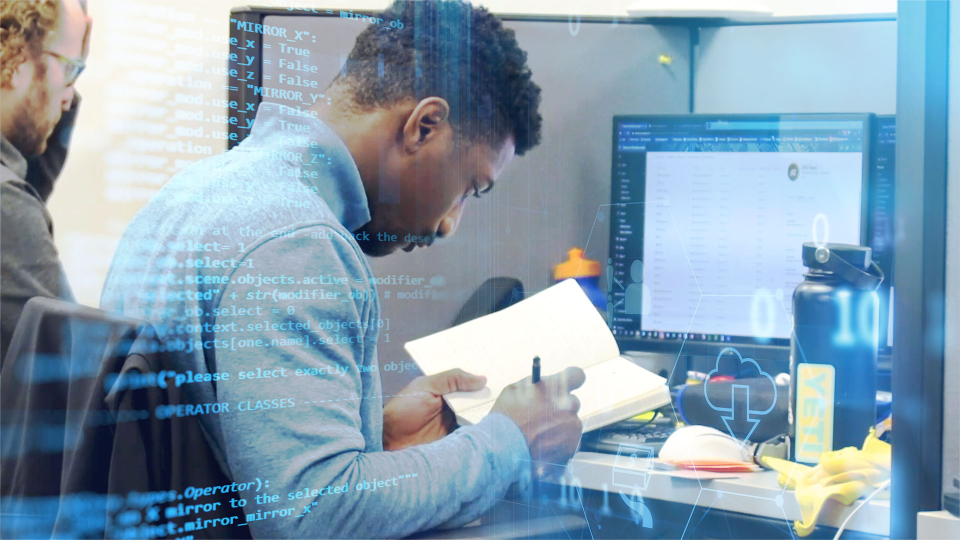
#> input picture data/uploads/019.jpg, 1920 x 1080 px (shown at 1/2 size); its folder holds only this picture in this run
$ python -i images.py   (imports and definitions only)
#> lines starting #> are read from the running program, lines starting #| are printed output that depends on the picture
### imagecb/config.py
"""Environment-driven configuration.

Loaded once at import time. All paths are resolved to absolute paths so
modules don't depend on the process working directory.
"""

from __future__ import annotations

import os
from dataclasses import dataclass, field
from pathlib import Path
from typing import Optional

from dotenv import load_dotenv

load_dotenv()


def _abspath(p: str | os.PathLike[str]) -> Path:
    return Path(p).expanduser().resolve()


def _env(name: str, default: Optional[str] = None) -> Optional[str]:
    val = os.environ.get(name)
    if val is None or val == "":
        return default
    return val


@dataclass(frozen=True)
class Settings:
    # Providers
    vlm_provider: str = field(default_factory=lambda: _env("VLM_PROVIDER", "bedrock") or "bedrock")
    llm_provider: str = field(default_factory=lambda: _env("LLM_PROVIDER", "bedrock") or "bedrock")

    # API keys (only needed for cloud providers)
    openai_api_key: Optional[str] = field(default_factory=lambda: _env("OPENAI_API_KEY"))
    anthropic_api_key: Optional[str] = field(default_factory=lambda: _env("ANTHROPIC_API_KEY"))
    # Gemini / Nano Banana: prefer GEMINI_API_KEY for local; production loads from
    # Secrets Manager (see gemini_secret_name / gemini_secret_region).
    gemini_api_key: Optional[str] = field(default_factory=lambda: _env("GEMINI_API_KEY"))
    gemini_secret_name: str = field(
        default_factory=lambda: _env("GEMINI_SECRET_NAME", "gemini") or "gemini"
    )
    gemini_secret_region: str = field(
        default_factory=lambda: _env("GEMINI_SECRET_REGION")
        or _env("AWS_REGION", "us-east-1")
        or "us-east-1"
    )
    # Vertex AI (production Nano Banana). Project may also live in the gemini secret JSON.
    gemini_vertex_project: Optional[str] = field(
        default_factory=lambda: _env("GEMINI_VERTEX_PROJECT")
    )
    gemini_vertex_location: str = field(
        default_factory=lambda: _env("GEMINI_VERTEX_LOCATION", "us-central1")
        or "us-central1"
    )
    # Force Vertex Express auth even when the SM secret is a plaintext key (no project_id).
    gemini_vertex_express: bool = field(
        default_factory=lambda: (_env("GEMINI_VERTEX_EXPRESS", "") or "")
        .strip()
        .lower()
        in ("1", "true", "yes", "on")
    )
    nano_banana_model: str = field(
        default_factory=lambda: _env("NANO_BANANA_MODEL", "gemini-2.5-flash-image")
        or "gemini-2.5-flash-image"
    )

    # AWS region for Bedrock. Bedrock auth (AWS_BEARER_TOKEN_BEDROCK or standard
    # AWS credentials) is resolved implicitly by boto3 from the environment.
    aws_region: str = field(default_factory=lambda: _env("AWS_REGION", "us-east-1") or "us-east-1")

    # Caption / query-parser models. Defaults assume Bedrock cross-region
    # inference profiles; override per provider via env.
    vlm_model: str = field(
        default_factory=lambda: _env("VLM_MODEL", "us.anthropic.claude-haiku-4-5-20251001-v1:0")
        or "us.anthropic.claude-haiku-4-5-20251001-v1:0"
    )
    llm_model: str = field(
        default_factory=lambda: _env("LLM_MODEL", "us.anthropic.claude-haiku-4-5-20251001-v1:0")
        or "us.anthropic.claude-haiku-4-5-20251001-v1:0"
    )

    # Bedrock embedding / reranking models
    embedding_model: str = field(
        default_factory=lambda: _env("EMBEDDING_MODEL", "amazon.titan-embed-image-v1")
        or "amazon.titan-embed-image-v1"
    )
    embedding_dim: int = field(
        default_factory=lambda: int(_env("EMBEDDING_DIM", "1024") or "1024")
    )
    reranker_model: str = field(
        default_factory=lambda: _env("RERANKER_MODEL", "cohere.rerank-v3-5:0")
        or "cohere.rerank-v3-5:0"
    )

    # Visual dense lane: cross-modal retrieval over Titan image vectors.
    # Disable (with the caption-text lane on) for text-embedding-only ranking.
    visual_lane_enabled: bool = field(
        default_factory=lambda: (_env("VISUAL_LANE_ENABLED", "true") or "true").lower()
        in ("1", "true", "yes", "on")
    )
    # Caption-text dense lane: text-to-text retrieval over caption documents.
    caption_text_lane_enabled: bool = field(
        default_factory=lambda: (_env("CAPTION_TEXT_LANE_ENABLED", "true") or "true").lower()
        in ("1", "true", "yes", "on")
    )
    text_embedding_model: str = field(
        default_factory=lambda: _env("TEXT_EMBEDDING_MODEL", "amazon.titan-embed-text-v2:0")
        or "amazon.titan-embed-text-v2:0"
    )
    text_embedding_dim: int = field(
        default_factory=lambda: int(_env("TEXT_EMBEDDING_DIM", "1024") or "1024")
    )

    # Storage paths
    data_dir: Path = field(default_factory=lambda: _abspath(_env("DATA_DIR", "./data") or "./data"))
    chroma_dir: Path = field(default_factory=lambda: _abspath(_env("CHROMA_DIR", "./data/chroma") or "./data/chroma"))
    sqlite_path: Path = field(default_factory=lambda: _abspath(_env("SQLITE_PATH", "./data/imagecb.db") or "./data/imagecb.db"))
    image_cache_dir: Path = field(default_factory=lambda: _abspath(_env("IMAGE_CACHE_DIR", "./data/images") or "./data/images"))
    uploads_dir: Path = field(
        default_factory=lambda: _abspath(
            _env("UPLOADS_DIR")
            or str(_abspath(_env("DATA_DIR", "./data") or "./data") / "uploads")
        )
    )
    bm25_path: Path = field(default_factory=lambda: _abspath(_env("BM25_PATH", "./data/bm25.pkl") or "./data/bm25.pkl"))
    hubness_path: Path = field(default_factory=lambda: _abspath(_env("HUBNESS_PATH", "./data/hubness.pkl") or "./data/hubness.pkl"))
    blob_storage_backend: str = field(
        default_factory=lambda: (_env("BLOB_STORAGE_BACKEND", "local") or "local").lower()
    )
    s3_bucket: Optional[str] = field(default_factory=lambda: _env("S3_BUCKET"))
    s3_prefix: str = field(
        default_factory=lambda: (_env("S3_PREFIX", "imagecb") or "imagecb").strip("/")
    )
    s3_region: str = field(
        default_factory=lambda: _env("S3_REGION")
        or _env("AWS_REGION", "us-east-1")
        or "us-east-1"
    )
    s3_connect_timeout: int = field(
        default_factory=lambda: int(_env("S3_CONNECT_TIMEOUT", "10") or "10")
    )
    s3_read_timeout: int = field(
        default_factory=lambda: int(_env("S3_READ_TIMEOUT", "30") or "30")
    )
    s3_max_retries: int = field(
        default_factory=lambda: int(_env("S3_MAX_RETRIES", "3") or "3")
    )
    s3_presign_expiry_sec: int = field(
        default_factory=lambda: int(_env("S3_PRESIGN_EXPIRY_SEC", "3600") or "3600")
    )
    # Host the browser must reach for presigned PUTs. When set (e.g. MinIO
    # playground: http://localhost:9000), only URL signing uses this endpoint;
    # server-side S3 calls still follow AWS_ENDPOINT_URL_S3 / the default chain.
    s3_presign_endpoint_url: Optional[str] = field(
        default_factory=lambda: (_env("S3_PRESIGN_ENDPOINT_URL") or "").rstrip("/") or None
    )

    # CORS: comma-separated browser origins allowed to call the API.
    # Defaults cover local dev (Vite + same-host ports).
    cors_allow_origins: tuple = field(
        default_factory=lambda: tuple(
            o.strip()
            for o in (
                _env(
                    "CORS_ALLOW_ORIGINS",
                    "http://127.0.0.1:5173,http://localhost:5173,"
                    "http://127.0.0.1:8080,http://localhost:8080,"
                    "http://127.0.0.1:8081,http://localhost:8081",
                )
                or ""
            ).split(",")
            if o.strip()
        )
    )

    # OCR
    tesseract_cmd: Optional[str] = field(default_factory=lambda: _env("TESSERACT_CMD"))
    # Which source supplies verbatim visible-text for the embedded caption
    # document and BM25: "vlm" (VLM readable_text only; skips Tesseract -
    # measured faster and more accurate), "both" (adds Tesseract; consider for
    # corpora dominated by dense small text), or "tesseract" (Tesseract only).
    ocr_source: str = field(
        default_factory=lambda: (_env("OCR_SOURCE", "vlm") or "vlm").lower()
    )

    # Tunables
    dense_top_k: int = 50
    sparse_top_k: int = 50
    rrf_k: int = 60
    rerank_top_n: int = 50
    short_query_max_tokens: int = field(
        default_factory=lambda: int(_env("SHORT_QUERY_MAX_TOKENS", "2") or "2")
    )
    short_query_rerank_top_n: int = field(
        default_factory=lambda: int(_env("SHORT_QUERY_RERANK_TOP_N", "100") or "100")
    )
    short_query_retrieval_top_k: int = field(
        default_factory=lambda: int(_env("SHORT_QUERY_RETRIEVAL_TOP_K", "100") or "100")
    )
    embed_context_max_chars: int = field(
        default_factory=lambda: int(_env("EMBED_CONTEXT_MAX_CHARS", "480") or "480")
    )
    default_top_k: int = 10
    asset_type_rerank_boost: float = field(
        default_factory=lambda: float(_env("ASSET_TYPE_RERANK_BOOST", "1.10") or "1.10")
    )
    enable_conversational_llm: bool = field(
        default_factory=lambda: (_env("ENABLE_CONVERSATIONAL_LLM", "true") or "true").lower()
        in ("1", "true", "yes", "on")
    )
    suggestions_limit: int = field(
        default_factory=lambda: int(_env("SUGGESTIONS_LIMIT", "4") or "4")
    )
    follow_up_suggestions_limit: int = field(
        default_factory=lambda: int(_env("FOLLOW_UP_SUGGESTIONS_LIMIT", "3") or "3")
    )
    enable_follow_up_suggestions: bool = field(
        default_factory=lambda: (_env("ENABLE_FOLLOW_UP_SUGGESTIONS", "true") or "true").lower()
        in ("1", "true", "yes", "on")
    )
    # Follow-up suggestion generation pool: must scale with expected
    # concurrent chats or responses queue up to 15s behind each other.
    follow_up_workers: int = field(
        default_factory=lambda: int(_env("FOLLOW_UP_WORKERS", "8") or "8")
    )
    # Concurrent per-slide searches during deck suggest (each is ~3 Bedrock
    # calls); bounded by BEDROCK_MAX_CONCURRENT globally.
    deck_search_workers: int = field(
        default_factory=lambda: int(_env("DECK_SEARCH_WORKERS", "4") or "4")
    )
    # TTL for the cached index-health report served by /api/status and
    # /api/ready (the uncached assessment is O(corpus) including S3 HEADs).
    status_cache_ttl_sec: int = field(
        default_factory=lambda: int(_env("STATUS_CACHE_TTL_SEC", "30") or "30")
    )
    # Start embedding the raw query while the parse LLM runs; reused when the
    # parsed dense query equals the raw text (the common case), cutting
    # time-to-results by roughly one embed round-trip.
    speculative_query_embed: bool = field(
        default_factory=lambda: (_env("SPECULATIVE_QUERY_EMBED", "true") or "true").lower()
        in ("1", "true", "yes", "on")
    )
    # Per-client-IP requests/minute across the LLM-backed public endpoints
    # (chat, similar, deck). 0 disables limiting.
    llm_rate_limit_per_minute: int = field(
        default_factory=lambda: int(_env("LLM_RATE_LIMIT_PER_MINUTE", "30") or "30")
    )
    # Chat session store: idle sessions are evicted after the TTL, and the
    # store is capped (LRU) so anonymous traffic can't grow memory unbounded.
    session_ttl_sec: int = field(
        default_factory=lambda: int(_env("SESSION_TTL_SEC", "7200") or "7200")
    )
    session_max_count: int = field(
        default_factory=lambda: int(_env("SESSION_MAX_COUNT", "1000") or "1000")
    )
    # Nano Banana edit sessions hold full PNG bytes per turn, so they get a
    # much tighter store than text-only chat sessions.
    edit_session_ttl_sec: int = field(
        default_factory=lambda: int(_env("EDIT_SESSION_TTL_SEC", "1800") or "1800")
    )
    edit_session_max_count: int = field(
        default_factory=lambda: int(_env("EDIT_SESSION_MAX_COUNT", "100") or "100")
    )
    edit_session_max_turns: int = field(
        default_factory=lambda: int(_env("EDIT_SESSION_MAX_TURNS", "20") or "20")
    )
    # Ingest performance
    ingest_workers: int = field(
        default_factory=lambda: int(_env("INGEST_WORKERS", "2") or "2")
    )
    ingest_max_image_side: int = field(
        default_factory=lambda: int(_env("INGEST_MAX_IMAGE_SIDE", "1024") or "1024")
    )
    thumb_max_side: int = field(
        default_factory=lambda: int(_env("THUMB_MAX_SIDE", "256") or "256")
    )
    thumb_jpeg_quality: int = field(
        default_factory=lambda: int(_env("THUMB_JPEG_QUALITY", "80") or "80")
    )
    ingest_batch_upsert: int = field(
        default_factory=lambda: int(_env("INGEST_BATCH_UPSERT", "16") or "16")
    )
    ingest_batch_size: int = field(
        default_factory=lambda: int(_env("INGEST_BATCH_SIZE", "0") or "0")
    )
    # Max source files processed per worker claim; remainder is requeued on the
    # same job_id so one large folder upload runs as short memory-friendly cycles.
    ingest_job_chunk_size: int = field(
        default_factory=lambda: int(_env("INGEST_JOB_CHUNK_SIZE", "25") or "25")
    )
    ingest_image_timeout_sec: int = field(
        default_factory=lambda: int(_env("INGEST_IMAGE_TIMEOUT_SEC", "300") or "300")
    )
    ingest_timing_log: bool = field(
        default_factory=lambda: (_env("INGEST_TIMING_LOG", "true") or "true").lower()
        in ("1", "true", "yes", "on")
    )
    query_timing_log: bool = field(
        default_factory=lambda: (_env("QUERY_TIMING_LOG", "true") or "true").lower()
        in ("1", "true", "yes", "on")
    )
    query_timing_persist: bool = field(
        default_factory=lambda: (_env("QUERY_TIMING_PERSIST", "true") or "true").lower()
        in ("1", "true", "yes", "on")
    )

    # Optional bootstrap corpus: directory ingested in a background thread on
    # startup when the index is empty. Used to seed a small smoke-test set on a
    # fresh deploy (e.g. ECS). Empty disables the feature.
    bootstrap_corpus_dir: Optional[str] = field(
        default_factory=lambda: _env("BOOTSTRAP_CORPUS_DIR")
    )

    # Post-ingest index repair
    post_ingest_repair_enabled: bool = field(
        default_factory=lambda: (_env("POST_INGEST_REPAIR_ENABLED", "true") or "true").lower()
        in ("1", "true", "yes", "on")
    )
    post_ingest_repair_include_weak: bool = field(
        default_factory=lambda: (_env("POST_INGEST_REPAIR_INCLUDE_WEAK", "false") or "false").lower()
        in ("1", "true", "yes", "on")
    )
    post_ingest_repair_reindex_vectors: bool = field(
        default_factory=lambda: (_env("POST_INGEST_REPAIR_REINDEX_VECTORS", "true") or "true").lower()
        in ("1", "true", "yes", "on")
    )

    # Index consistency (safe cross-store reconcile)
    index_reconcile_on_startup: bool = field(
        default_factory=lambda: (_env("INDEX_RECONCILE_ON_STARTUP", "true") or "true").lower()
        in ("1", "true", "yes", "on")
    )
    index_reconcile_after_ingest: bool = field(
        default_factory=lambda: (_env("INDEX_RECONCILE_AFTER_INGEST", "true") or "true").lower()
        in ("1", "true", "yes", "on")
    )

    # S3 index durability: checkpoint local SQLite/Chroma to S3 and restore on boot
    # when the ephemeral host volume comes back empty.
    index_checkpoint_enabled: bool = field(
        default_factory=lambda: (
            _env("INDEX_CHECKPOINT_ENABLED")
            or (
                "true"
                if (_env("BLOB_STORAGE_BACKEND", "local") or "local").lower() == "s3"
                else "false"
            )
        ).lower()
        in ("1", "true", "yes", "on")
    )
    index_checkpoint_every_n: int = field(
        default_factory=lambda: int(_env("INDEX_CHECKPOINT_EVERY_N", "10") or "10")
    )
    index_auto_restore_on_startup: bool = field(
        default_factory=lambda: (_env("INDEX_AUTO_RESTORE_ON_STARTUP", "true") or "true").lower()
        in ("1", "true", "yes", "on")
    )

    # Bedrock API resilience
    bedrock_max_concurrent: int = field(
        default_factory=lambda: int(_env("BEDROCK_MAX_CONCURRENT", "2") or "2")
    )
    bedrock_read_timeout: int = field(
        default_factory=lambda: int(_env("BEDROCK_READ_TIMEOUT", "120") or "120")
    )
    bedrock_connect_timeout: int = field(
        default_factory=lambda: int(_env("BEDROCK_CONNECT_TIMEOUT", "10") or "10")
    )
    bedrock_max_retries: int = field(
        default_factory=lambda: int(_env("BEDROCK_MAX_RETRIES", "6") or "6")
    )

    # Admin / telemetry
    admin_api_key: str = field(default_factory=lambda: _env("ADMIN_API_KEY", "") or "")
    weak_result_score_threshold: float = field(
        default_factory=lambda: float(_env("WEAK_RESULT_SCORE_THRESHOLD", "0.25") or "0.25")
    )
    # Cosine floor for merging near-duplicate gap queries into one theme.
    content_gap_similarity_threshold: float = field(
        default_factory=lambda: float(
            _env("CONTENT_GAP_SIMILARITY_THRESHOLD", "0.82") or "0.82"
        )
    )
    # Search/interaction analytics live on the blob backend (S3 or DATA_DIR),
    # not SQLite — survives index restore / empty EC2 volumes.
    telemetry_backend: str = field(
        default_factory=lambda: (_env("TELEMETRY_BACKEND", "blob") or "blob").lower()
    )
    telemetry_retention_days: int = field(
        default_factory=lambda: int(_env("TELEMETRY_RETENTION_DAYS", "90") or "90")
    )
    telemetry_default_window_days: int = field(
        default_factory=lambda: int(_env("TELEMETRY_DEFAULT_WINDOW_DAYS", "90") or "90")
    )

    # Visual fallback: when Cohere rerank's top result is weak, re-rank the
    # chat turn's candidates by pure Titan visual similarity (Candidate.dense_score).
    # Proactive short-query visual route: for 1-2 word visual queries, skip the
    # Cohere rerank entirely and rank by pure Titan visual similarity.

    # CSLS-style hubness correction for the visual lane. Demotes images that are
    # universally close to any query (embedding hubs) so short-query ranking
    # responds to the actual query instead of vector-space centrality.
    hubness_correction_enabled: bool = field(
        default_factory=lambda: (_env("HUBNESS_CORRECTION_ENABLED", "true") or "true").lower()
        in ("1", "true", "yes", "on")
    )
    hubness_knn: int = field(
        default_factory=lambda: int(_env("HUBNESS_KNN", "10") or "10")
    )
    hubness_penalty_weight: float = field(
        default_factory=lambda: float(_env("HUBNESS_PENALTY_WEIGHT", "0.5") or "0.5")
    )

    # Soft confidence gating for visual-only results: when the top adjusted score
    # is below the floor or barely separated from the rest, the matches are flagged
    # as weak (results are still returned).

    # High-confidence lexical pre-check: fraction of query content tokens that must
    # literally appear in a candidate's text for it to count as a confident keyword
    # hit (routes to the fused/rerank path instead of pure visual).
    duplicate_similarity_threshold: float = field(
        default_factory=lambda: float(_env("DUPLICATE_SIMILARITY_THRESHOLD", "0.95") or "0.95")
    )
    result_deduplicate_enabled: bool = field(
        default_factory=lambda: (_env("RESULT_DEDUPLICATE_ENABLED", "true") or "true").lower()
        in ("1", "true", "yes", "on")
    )
    result_deduplicate_similarity_threshold: float = field(
        default_factory=lambda: float(
            _env("RESULT_DEDUPLICATE_SIMILARITY_THRESHOLD", "0.98") or "0.98"
        )
    )

    # Deck slide-aware suggestion
    deck_cache_dir: Path = field(
        default_factory=lambda: _abspath(
            _env("DECK_CACHE_DIR")
            or str(_abspath(_env("DATA_DIR", "./data") or "./data") / "deck_cache")
        )
    )
    deck_llm_batch_size: int = field(
        default_factory=lambda: int(_env("DECK_LLM_BATCH_SIZE", "10") or "10")
    )
    deck_max_slides: int = field(
        default_factory=lambda: int(_env("DECK_MAX_SLIDES", "200") or "200")
    )
    deck_max_chars_per_slide: int = field(
        default_factory=lambda: int(_env("DECK_MAX_CHARS_PER_SLIDE", "6000") or "6000")
    )
    deck_cache_enabled: bool = field(
        default_factory=lambda: (_env("DECK_CACHE_ENABLED", "true") or "true").lower()
        in ("1", "true", "yes", "on")
    )
    deck_max_upload_bytes: int = field(
        default_factory=lambda: int(_env("DECK_MAX_UPLOAD_BYTES", str(50 * 1024 * 1024)) or str(50 * 1024 * 1024))
    )

    def ensure_dirs(self) -> None:
        self.data_dir.mkdir(parents=True, exist_ok=True)
        self.chroma_dir.mkdir(parents=True, exist_ok=True)
        self.image_cache_dir.mkdir(parents=True, exist_ok=True)
        (self.image_cache_dir / "thumbs").mkdir(parents=True, exist_ok=True)
        self.uploads_dir.mkdir(parents=True, exist_ok=True)
        self.sqlite_path.parent.mkdir(parents=True, exist_ok=True)
        self.bm25_path.parent.mkdir(parents=True, exist_ok=True)
        self.deck_cache_dir.mkdir(parents=True, exist_ok=True)

    def validate_blob_storage(self) -> None:
        if self.blob_storage_backend not in {"local", "s3"}:
            raise ValueError("BLOB_STORAGE_BACKEND must be 'local' or 's3'")
        if self.blob_storage_backend == "s3" and not self.s3_bucket:
            raise ValueError("S3_BUCKET is required when BLOB_STORAGE_BACKEND=s3")


SETTINGS = Settings()
SETTINGS.validate_blob_storage()
SETTINGS.ensure_dirs()

### imagecb/images.py
"""Image utilities for ingest and model input."""

from __future__ import annotations

import io

from PIL import Image

from imagecb.config import SETTINGS


def _to_rgb(image: Image.Image) -> Image.Image:
    """RGB with transparency composited onto white, not black."""
    if image.mode in ("RGBA", "LA") or (
        image.mode == "P" and "transparency" in image.info
    ):
        rgba = image.convert("RGBA")
        base = Image.new("RGB", rgba.size, (255, 255, 255))
        base.paste(rgba, mask=rgba.getchannel("A"))
        return base
    return image.convert("RGB")


def resize_for_model(image: Image.Image, max_side: int) -> Image.Image:
    """Downscale so the longest edge is at most ``max_side`` (RGB)."""
    img = _to_rgb(image)
    if max_side <= 0:
        return img
    w, h = img.size
    if max(w, h) <= max_side:
        return img
    scale = max_side / max(w, h)
    # Extreme aspect ratios (e.g. 2000x3 divider strips) must not round to 0.
    return img.resize(
        (max(1, int(w * scale)), max(1, int(h * scale))), Image.Resampling.LANCZOS
    )


def make_thumbnail(
    image: Image.Image,
    *,
    max_side: int | None = None,
    quality: int | None = None,
) -> bytes:
    """Encode a small JPEG thumbnail for UI display grids."""
    side = SETTINGS.thumb_max_side if max_side is None else max_side
    q = SETTINGS.thumb_jpeg_quality if quality is None else quality
    thumb = resize_for_model(image, side)
    buf = io.BytesIO()
    thumb.save(buf, format="JPEG", quality=max(1, min(int(q), 95)), optimize=True)
    return buf.getvalue()

>>> from PIL import Image
>>> picture = Image.open('../data/uploads/019.jpg')
#> picture is the input picture: PIL image 1920x1080 RGB; mean R, G, B 135.2, 160.1, 177.6
>>> result = make_thumbnail(picture)
#> in resize_for_model, `return img.resize( (max(1, int(w * scale)), max(1, int(h * scale))), I..`:
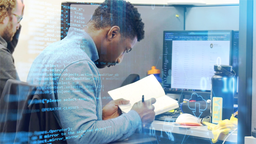
#> returned value: PIL image 256x144 RGB; mean R, G, B 135.2, 160, 177.6

$ run again, on data/uploads/AdobeStock_163119186.jpg
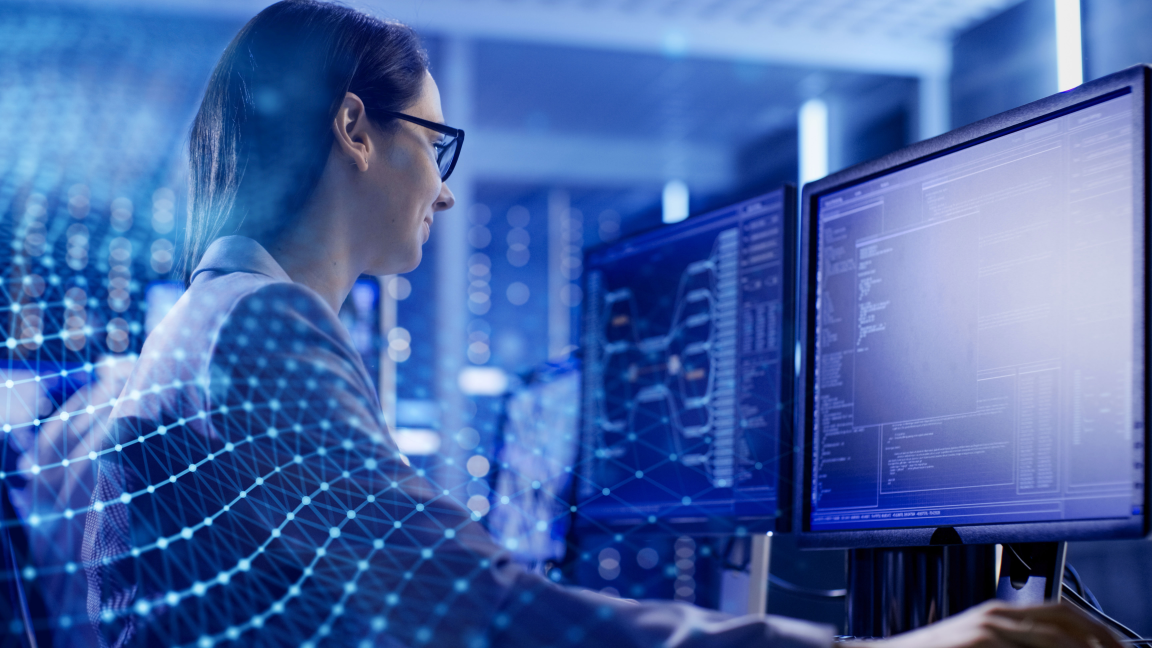
#> input picture data/uploads/AdobeStock_163119186.jpg, 5760 x 3240 px (shown at 1/5 size)
#> picture is the input picture: PIL image 5760x3240 RGB; mean R, G, B 70.8, 101.5, 165.7
#> in resize_for_model, `return img.resize( (max(1, int(w * scale)), max(1, int(h * scale))), I..`:
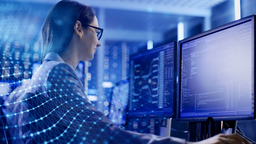
#> returned value: PIL image 256x144 RGB; mean R, G, B 70.8, 101.6, 165.7
